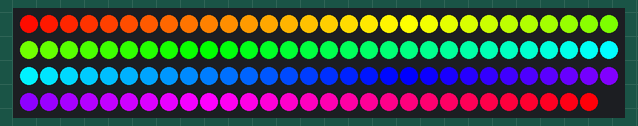
The sketch below on a simulated Arduino Uno, built with avr-gcc and run on an emulated ATmega328P. Parts: 119 RGB LEDs in strip order, left to right, continuing on the next row.

Above: at 0.18 s.
At 3.39 s:
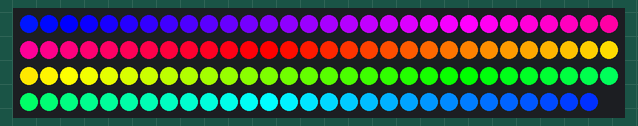
At 8.84 s:
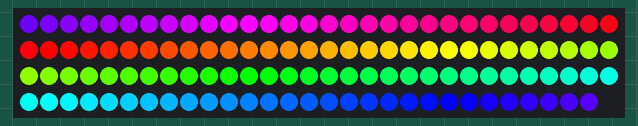
At 19.1 s:
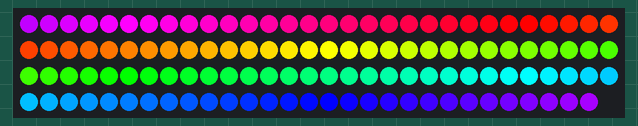
At 29.35 s:
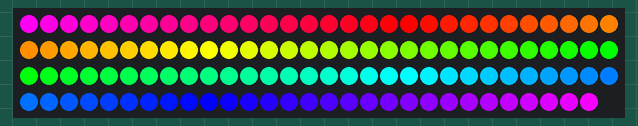
At 39.61 s:
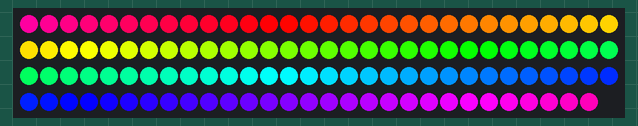

The sketch:

Projekt_LED_RGB.ino
```cpp
//projekt led
#include <Adafruit_NeoPixel.h>  // bilbloteka z jakiej korzystałem

const int pixelPin = 6;         // pin który jest programowany
const int pixelCount = 119;     // ilość diod


Adafruit_NeoPixel strip(pixelCount, pixelPin, NEO_GRB + NEO_KHZ800);

void setup()                    // komunikacja z paskiem ws2812b
{
  strip.begin();
  strip.show();
}
void loop()                     // deklaracja funkcji
{
    tecza();
}
void tecza()
{
  int period = 5000;                                            // czas jednego okresu animacji
  unsigned long progress = millis() % period;                   //czas od początku animacji w ms

  int dif = 360 / strip.numPixels();                            //dif-przesunięcie fazowe

  for(int x = 0; x < strip.numPixels(); x++)
  {
    setHue(x, dif * (x+1) + (360.0 * progress / period));       //adresowanie i kolor poszczegolnej diody
  }

  strip.show();                                                 // prezentacja
}


void setHue(int pixel, int hue)
{
  hue = hue % 360;                       // hue paleta kolorów na planie kola
  int r,g,b;                             // deklaracja zmiennych r=czerwony g=zielony b=niebieski
  if(hue < 60)                           // kolor czerwony 0-60 stropni w palecie
  {
    r = 255;
    g = map(hue, 0, 59, 0, 254);
    b = 0;
  } else if(hue < 120)                   // kolor zolto-zielony 60-120 stopni w palecie
  {
    r = map(hue, 60, 119, 254, 0);
    g = 255;
    b = 0;
  } else if(hue <  180)                 // kolor zielony  120-180 stopni w palecie
  {
    r = 0;
    g = 255;
    b = map(hue, 120, 179, 0, 254);
  } else if(hue < 240)                  // kolor zielono-niebieski  180-240 stopni w palecie
  {
    r = 0;
    g = map(hue, 180, 239, 254, 0);
    b = 255;
  } else if(hue < 300)                  // kolor niebieski 240-300 stopni w palecie
  {
    r = map(hue, 240, 299, 0, 254);
    g = 0;
    b = 255;
  } else                                // kolor fioletowo-czerwony 300-360 stopni w palecie
  {
    r = 255;
    g = 0;
    b = map(hue, 300, 359, 254, 0);
  }

  strip.setPixelColor(pixel, r, g, b);
}
```
